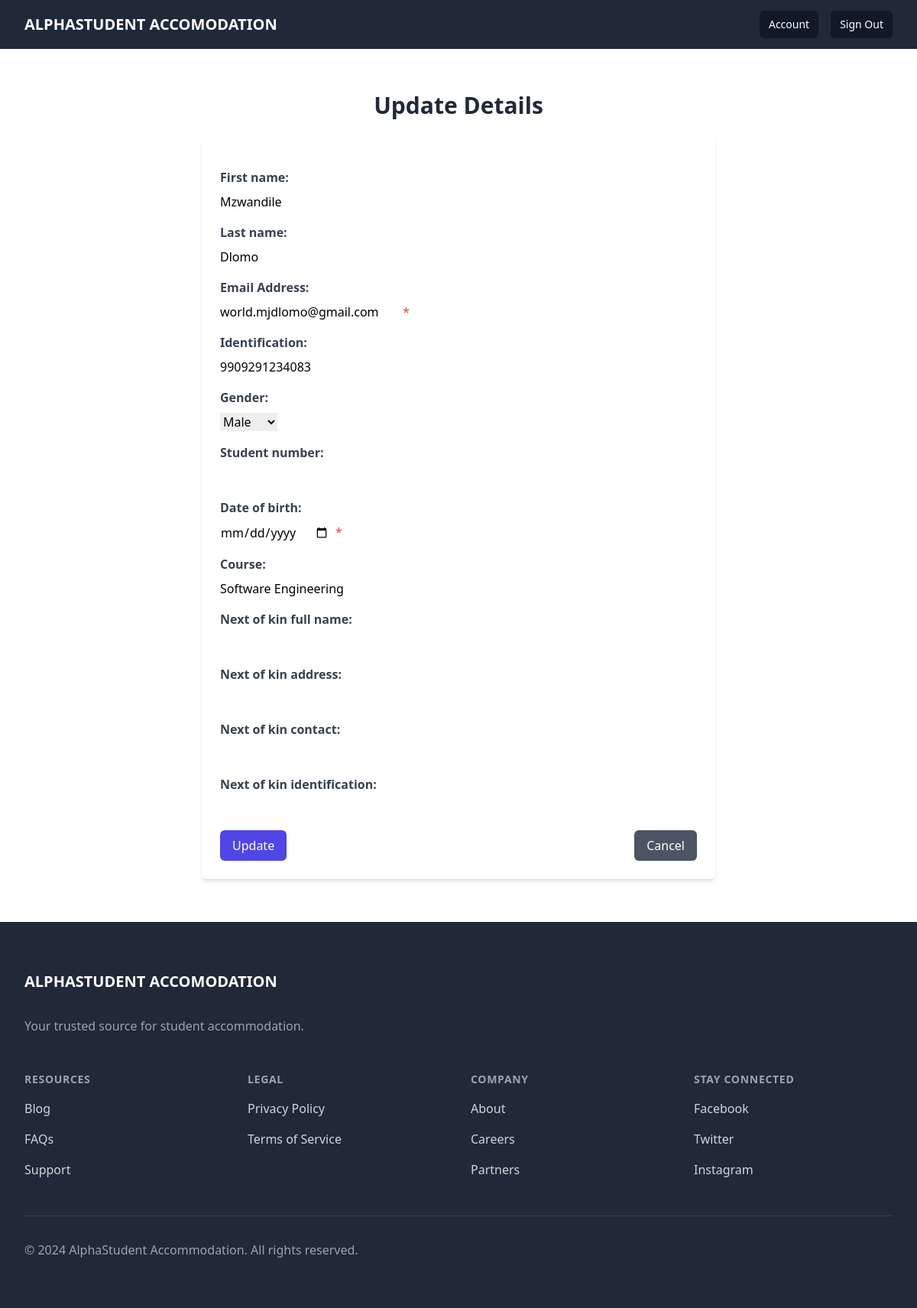
The app's page /accounts/update (signed in), older data.
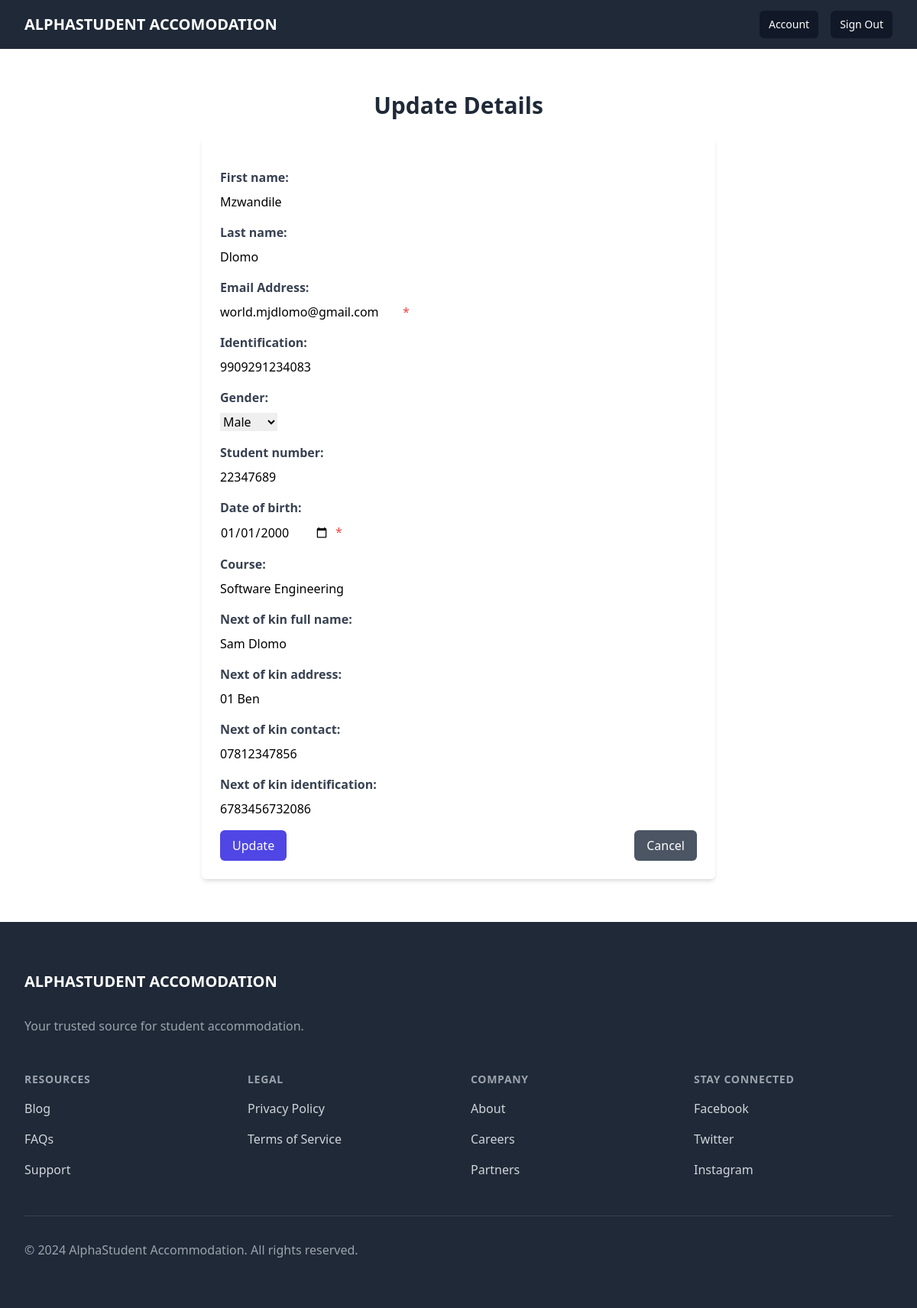
The same page, newer data.
### accounts/models.py (models this page shows, shortened)
class CustomUser(AbstractUser):
    username = None
    is_accepted = models.BooleanField(default=False)
    email = models.EmailField(unique=True, verbose_name='Email Address')
    user_type = models.CharField(max_length=20, choices=(
        ('student', 'Student'),
        ('student_leader', 'Student Leader'),
        ('admin', 'Admin'),
    ), default='student')
    identification = models.CharField(max_length=20, blank=True, null=True)
    gender = models.CharField(max_length=10, choices=(
        ('male', 'Male'),
        ('female', 'Female'),
    ), blank=True, null=True)
    student_number = models.CharField(max_length=20, blank=True, null=True)
    date_of_birth = models.DateField(blank=True, null=True)
    course = models.CharField(max_length=100, blank=True, null=True)
    next_of_kin_full_name = models.CharField(max_length=100, blank=True, null=True)
    next_of_kin_address = models.CharField(max_length=200, blank=True, null=True)
    next_of_kin_contact = models.CharField(max_length=20, blank=True, null=True)
    next_of_kin_identification = models.CharField(max_length=20, blank=True, null=True)
    USERNAME_FIELD = 'email'
    REQUIRED_FIELDS = []
    objects = CustomUserManager()

### accounts/views.py (the view)
# urls.py: path('update', views.update_view, name='update'),
def update_view(request):
    user = get_object_or_404(CustomUser, pk=request.user.id)
    if request.method == 'POST':
        print(request.POST)
        form = StudentForm(request.POST, instance=user)
        print(form)
        if form.is_valid():
            form.save()
            messages.success(request, 'Account information updated successfully!')
            return redirect('accounts:account')
    else:
        form = StudentForm(instance=user)
    context = {
        'form': form,
    }
    return render(request, 'accounts/account_update_page.html', context)

### accounts/forms.py (shortened to what this page needs)
class StudentForm(forms.ModelForm):
    date_of_birth = forms.DateField(widget=forms.DateInput(attrs={'type': 'date'}))
    class Meta:
        model = CustomUser
        fields = [
            'first_name', 'last_name' ,'email', 'identification', 'gender',
            'student_number', 'date_of_birth', 'course', 'next_of_kin_full_name',
            'next_of_kin_address', 'next_of_kin_contact', 'next_of_kin_identification',
        ]
        required = (
            'first_name', 'last_name', 'email', 'identification', 'gender',
            'student_number', 'date_of_birth', 'course', 'next_of_kin_full_name',
            'next_of_kin_address', 'next_of_kin_contact', 'next_of_kin_identification',
        )

### accounts/templates/accounts/account_update_page.html (shortened to what this page needs)
{% extends 'base.html' %}
{% block content %}
<div class="container mx-auto py-8">
    <h1 class="text-3xl font-bold mb-6 text-center text-gray-800">Update Details</h1>
    <div class="max-w-2xl mx-auto bg-white shadow-md rounded-md p-6">
        <form method="POST" class="space-y-4">
            {% for field in form %}
            <div class="mb-4">
                <label for="{{ field.id_for_label }}" class="block text-gray-700 font-bold mb-2">{{ field.label_tag }}</label>
                <div class="flex">
                    {% if field.name == 'date_of_birth' %}
                    <input type="date" id="{{ field.id_for_label }}" name="{{ field.name }}" value="{{ field.value|date:'Y-m-d' }}" class="form-input">
                    {% else %}
                    {{ field }}
                    {% endif %}
                    {% if field.field.required %}<span class="ml-2 text-red-500">*</span>{% endif %}
                </div>
            </div>
            {% endfor %}
            <div class="flex justify-between">
                <button type="submit" class="px-4 py-2 bg-indigo-600 text-white rounded-md hover:bg-indigo-700 focus:outline-none focus:bg-indigo-700">Update</button>
                <a href="{% url 'accounts:account' %}" class="px-4 py-2 bg-gray-600 text-white rounded-md hover:bg-gray-700 focus:outline-none focus:bg-gray-700">Cancel</a>
            </div>
        </form>
    </div>
</div>
{% endblock %}

Row changes from the older to the newer data that the page shows:
changed CustomUser "Mzwandile": student_number (not shown) → "22347689"; next_of_kin_full_name (not shown) → "Sam Dlomo"; next_of_kin_address (not shown) → "01 Ben"; next_of_kin_contact (not shown) → "07812347856"; next_of_kin_identification (not shown) → "6783456732086"
Text that changed along with them:
new list line: "01/01/2000"
